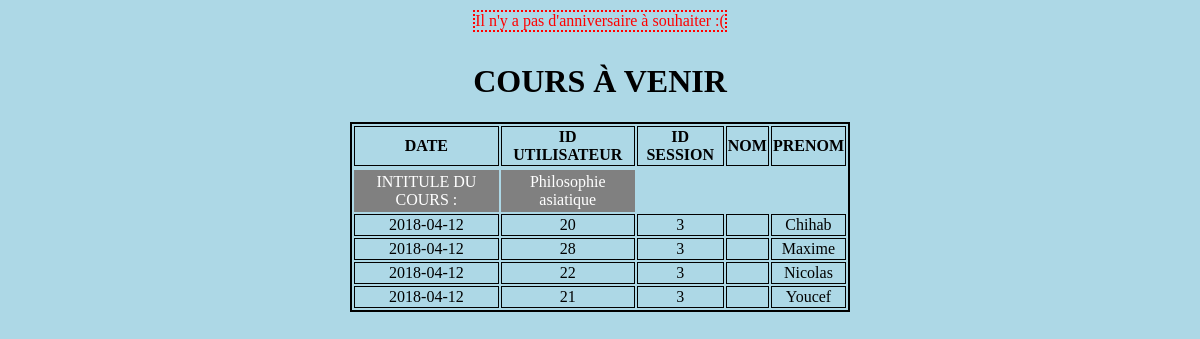
The page / on the database its author committed.
### tables this page shows
CREATE TABLE `adherent_has_session` (
  `adherent_idadherent` int(11) NOT NULL,
  `session_idsession` int(11) NOT NULL
);

CREATE TABLE `activite` (
  `idactivite` int(11) NOT NULL,
  `nom` varchar(45) DEFAULT NULL
);

CREATE TABLE `session` (
  `idsession` int(11) NOT NULL,
  `date` date NOT NULL,
  `heuredebut` time NOT NULL,
  `heurefin` time NOT NULL,
  `activite_idactivite` int(11) NOT NULL,
  `adherent_idprofesseur` int(11) NOT NULL
);

CREATE TABLE `adherent` (
  `idadherent` int(11) NOT NULL,
  `nom` varchar(45) DEFAULT NULL,
  `prenom` varchar(45) DEFAULT NULL,
  `statut` enum('dirigeant','participant') NOT NULL DEFAULT 'participant',
  `dateNaissance` date DEFAULT NULL
);

### manager.php (called while the page is built, shortened)
<?PHP
	class manager {
			public function __construct(){
				$this->nomObjet = stripslashes(get_class($this));
				$this->nomObjet = str_replace("manager", "", $this->nomObjet);
				$this->nomObjet = str_replace("Manager", "", $this->nomObjet);
			}
	}
?>

### activite.php (called while the page is built, shortened)
<?php
	class activiteManager extends manager {
		public function trouverNomCours($id){
			$reqActivite = self::$bdd->prepare("
					SELECT $this->nomObjet.nom
					FROM $this->nomObjet
					WHERE activite.idactivite = ?
				");
			$reqActivite->bindParam(1, $id, \PDO::PARAM_STR, 45);
			$reqActivite->execute();
			return $reqActivite->fetch(\PDO::FETCH_NUM);
		}
	}
?>

### adherent_has_session.php (the view, shortened to what this page needs)
<?php
	class adherent_has_sessionManager extends manager {
			public function trouverInfosSessionsJours($date = NULL, $interval = 0){
				$listeResultats = [];
				if($date == NULL){
					$dateAjd = date("Y-m-j");
				}
				else{
					$dateAjd = $date;
				}
				$reqSessions = self::$bdd->prepare("
						SELECT `session`.date, $this->nomObjet.adherent_idadherent, `session`.idsession, adherent.nom, adherent.prenom
						FROM $this->nomObjet
						INNER JOIN `session`
						ON `session`.idsession = $this->nomObjet.session_idsession
						INNER JOIN adherent
						ON adherent.idadherent = $this->nomObjet.adherent_idadherent
						WHERE `session`.date BETWEEN CURDATE() AND CURDATE() + $interval
						ORDER BY `session`.idsession, adherent.nom, adherent.prenom, `session`.date ASC
					");
				$reqSessions->bindParam(1, $dateAjd, \PDO::PARAM_STR, 45);
				$reqSessions->execute();
				while($resultat = $reqSessions->fetch(\PDO::FETCH_NUM)){
					$listeResultats[] = $resultat;
				}
				return $listeResultats;
			}
			public function afficherTableau($infosJours, $activiteManager){
				echo "<h1>COURS À VENIR</h1>";
				echo "<table id='infosJour'>";
					echo "<tr>";
						echo "<th>DATE</th>";
						echo "<th>ID UTILISATEUR</th>";
						echo "<th>ID SESSION</th>";
						echo "<th>NOM</th>";
						echo "<th>PRENOM</th>";
					echo "</tr>";
					foreach ($infosJours as $key => $value) {
						echo "<tr>";
							if($key > 0){
								$IdSessionPrecedenteLigne = $infosJours[($key-1)][2];
							}
							else{
								$IdSessionPrecedenteLigne = -1;
								$nomCours = $activiteManager->trouverNomCours(intval($value[2]));
							}
							if(isset($nomCours) && $IdSessionPrecedenteLigne != $value[2]){
								echo "<tr><td id=intitule>INTITULE DU COURS : </td><td id=intitule>$nomCours[0]</td> </tr>";
							}
							$nomCours[0] = "";
							for ($i=0; $i < count($value); $i++) {
								echo"<td>$value[$i]</td>";
							}
							if($key < count($infosJours)-1){
								$index = intval($infosJours[$key+1][2]);
								$nomCours = $activiteManager->trouverNomCours($index);
							}
						echo "</tr>";
					}
				echo "</table>";
			}
	}
?>

### index.php (shortened to what this page needs)
<!DOCTYPE html>
<html>
    <head>
    </head>
    <body>
    <?php
	    	include("manager.php");
	    	include("adherent.php");
	    	include("activite.php");
	    	include("adherent_has_session.php");
	    	$adherentManager = new manager\adherentManager;
	    	$activiteManager = new manager\activiteManager;
	    	$adherent_has_session = new manager\adherent_has_sessionManager;
	    	$adherentManager->checkAnniversaire();
	    	$infosAujourdhui = $adherent_has_session->trouverInfosSessionsJours(NULL, 7);
            $adherent_has_session->afficherTableau($infosAujourdhui, $activiteManager);
    ?>
    </body>
</html>

### adherent.php (shortened to what this page needs)
<?php
	class adherentManager extends manager {
		public function checkAnniversaire(){
			$jourTriste = true;
			if($jourTriste){
				echo "<div id='jourTriste'>Il n'y a pas d'anniversaire à souhaiter :(</div>";
			}
		}
	}
?>

### index.php (style rules this page uses)
body { display: flex; flex-direction: column; align-items: center; background: lightblue; margin: 0px; padding: 0px; width: 100vw; height: 100vh; }
td, th, tr { text-align: center; align-self: center; align-content: center; justify-content: center; border: 1px solid black; }
#jourTriste { text-align: center; align-self: center; margin: 10px; border: 2px dotted red; color: red; }
#infosJour { width: 500px; text-align: center; align-self: center; border: 2px solid black; color: black; }
#intitule { margin: 10px; border: 1px solid grey; padding: 2px; color: white; background-color: grey; }

### rows shown on the page
adherent_has_session: activite.nom "Philosophie asiatique", session.date "2018-04-12", adherent_idadherent "20", session.idsession "3", adherent_idadherent.prenom "Chihab"
adherent_has_session: session.date "2018-04-12", adherent_idadherent "28", session.idsession "3", adherent_idadherent.prenom "Maxime"
adherent_has_session: session.date "2018-04-12", adherent_idadherent "22", session.idsession "3", adherent_idadherent.prenom "Nicolas"
adherent_has_session: session.date "2018-04-12", adherent_idadherent "21", session.idsession "3", adherent_idadherent.prenom "Youcef"
